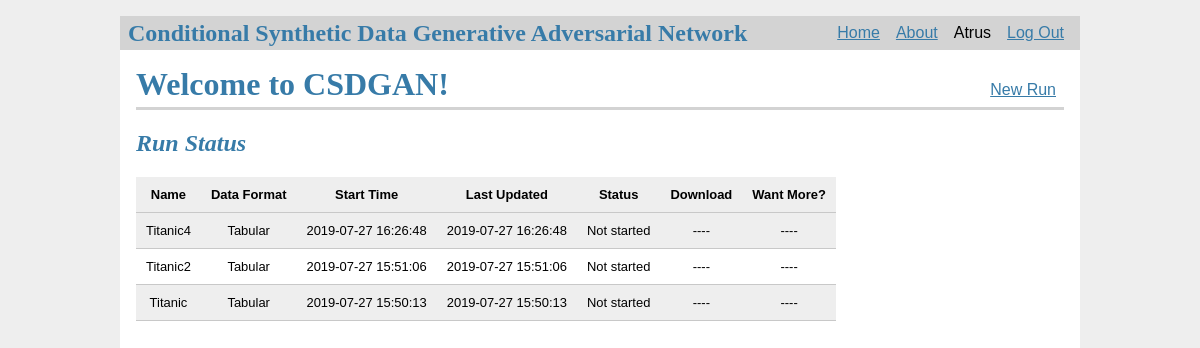
Page / (signed in) on the earlier database version.
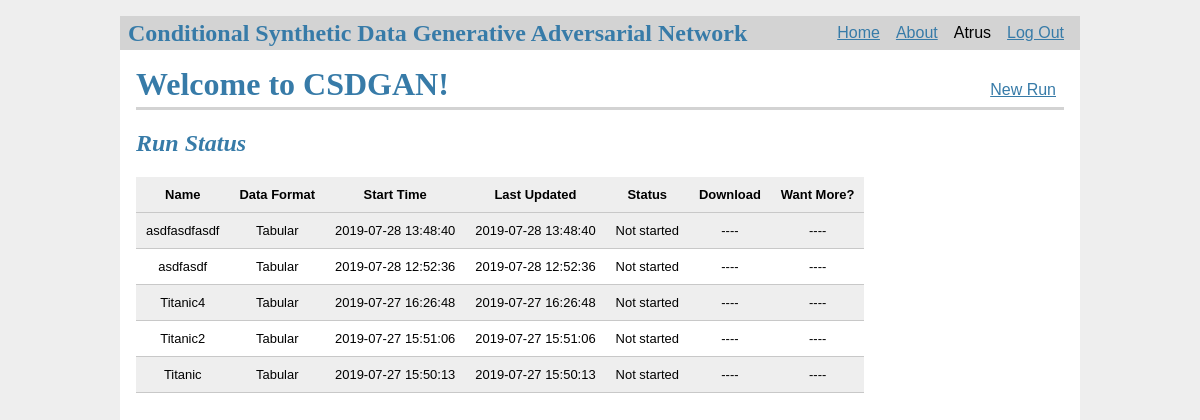
Same page on the later database version.
### tables this page shows
CREATE TABLE user (
  id INTEGER PRIMARY KEY AUTOINCREMENT,
  username TEXT UNIQUE NOT NULL,
  password TEXT NOT NULL,
  last_login TIMESTAMP NOT NULL,
  num_logins INTEGER NOT NULL
);

CREATE TABLE run (
  id INTEGER PRIMARY KEY AUTOINCREMENT,
  title TEXT NOT NULL,
  user_id INTEGER NOT NULL,
  start_time TIMESTAMP NOT NULL DEFAULT CURRENT_TIMESTAMP,
  end_time TIMESTAMP,
  format TEXT NOT NULL,
  filesize INTEGER NOT NULL,
  FOREIGN KEY (user_id) REFERENCES user (id)
);

### src/home.py (the view)
@bp.route('/')
def index():
    if g.user:
        runs = query_all_runs(session['user_id'])
        if len(runs) > 0:
            return render_template('home/index.html', runs=runs, logged_in=True)
        else:
            return render_template('home/index.html', logged_in=True)
    else:
        return render_template('home/index.html', logged_in=False)

### src/auth.py (called while the page is built)
@bp.before_app_request
def load_logged_in_user():
    user_id = session.get('user_id')
    if user_id is None:
        g.user = None
    else:
        g.user = get_db().execute(
            'SELECT * FROM user WHERE id = ?', (user_id,)
        ).fetchone()

### src/db.py (called while the page is built)
def get_db():
    if 'db' not in g:
        g.db = sqlite3.connect(
            current_app.config['DATABASE'],
            detect_types=sqlite3.PARSE_DECLTYPES
        )
        g.db.row_factory = sqlite3.Row
    return g.db

def query_all_runs(user_id):
    result = get_db().execute(
        'SELECT run.title, run.start_time, run.format, status.update_time, status_info.descr '
        'FROM run '
        'LEFT JOIN ('
        '   SELECT a.run_id, a.status_id, a.update_time FROM status as a '
        '   INNER JOIN ('
        '       SELECT run_id, max(status_id) as status_id FROM status GROUP BY run_id'
        '   ) as b on a.run_id = b.run_id and a.status_id = b.status_id'
        ') as status on run.id = status.run_id '
        'LEFT JOIN status_info on status.status_id = status_info.id '
        'WHERE run.user_id = ? '
        'ORDER BY status.update_time DESC',
        (user_id,)
    ).fetchall()
    return result

### src/templates/home/index.html
{% extends 'base.html' %}
{% block header %}
<h1>{% block title %}Welcome to CSDGAN!{% endblock %}</h1>
{% if g.user %}
<a class="action" href="{{ url_for('home.create') }}">New Run</a>
{% endif %}
{% endblock %}
{% block content %}
<h2>Run Status</h2>
{% if not logged_in %}
<p>It doesn't look like you are logged in yet. <a href="{{ url_for('auth.login') }}">Click here</a> to log in or
    <a href="{{ url_for('auth.register') }}">here</a> to register if you haven't already.</p>
{% elif runs is not defined %}
<p>It doesn't look like you have any runs yet. <a href="{{ url_for('home.create') }}">Click here</a> to get started!</p>
{% else %}
<table border="1" class="dataframe">
    <thead>
    <tr style="text-align: right;">
        <th>Name</th>
        <th>Data Format</th>
        <th>Start Time</th>
        <th>Last Updated</th>
        <th>Status</th>
        <th>Download</th>
        <th>Want More?</th>
    </tr>
    </thead>
    <tbody>
    {% for run in runs %}
    <tr>
        <td>{{ run.title }}</td>
        <td>{{ run.format }}</td>
        <td>{{ run.start_time }}</td>
        <td>{{ run.update_time }}</td>
        <td>{{ run.descr }}</td>
        {% if 'Data available' in run.descr %}
        <td>Download Data</td>
        <td>Generate More Data</td>
        {% else %}
        <td>----</td>
        <td>----</td>
        {% endif %}
    </tr>
    {% endfor %}
    </tbody>
</table>
{% endif %}
{% endblock %}

### src/templates/base.html (shortened to what this page needs)
<!doctype html>
<link rel="stylesheet" href="{{ url_for('static', filename='style.css') }}">
<nav>
    <h1>Conditional Synthetic Data Generative Adversarial Network</h1>
    <ul>
        <li><a href="{{ url_for('home.index') }}">Home</a>
        <li><a href="{{ url_for('about.about') }}">About</a>
            {% if g.user %}
        <li><span>{{ g.user['username'] }}</span>
        <li><a href="{{ url_for('auth.logout') }}">Log Out</a>
            {% else %}
        <li><a href="{{ url_for('auth.register') }}">Register</a>
        <li><a href="{{ url_for('auth.login') }}">Log In</a>
            {% endif %}
    </ul>
</nav>
<section class="content">
    <header>
        {% block header %}{% endblock %}
    </header>
    {% block content %}{% endblock %}
</section>

### src/static/style.css (style rules this page uses)
a, h1, h2 { color: #377ba8; }
h1, h2 { font-family: serif; margin 1rem 0; }
h1 { font-size: xx-large; }
h2 { font-size: x-large; font-style: italic; }
nav { background: lightgray; display: flex; align-items: center; padding: 0 0.5rem; }
nav h1 { flex: auto; margin: 0; font-size: x-large }
nav ul { display: flex; list-style: none; margin: 0; padding: 0; white-space:nowrap; }
nav ul li a, nav ul li span, header .action { display: block; padding: 0.5rem; }
.content { padding: 0 1rem 1rem; }
.content > header { border-bottom: 3px solid lightgray; display: flex; align-items: flex-end; }
.content > header h1 { flex: auto; margin: 1rem 0 0.25rem 0; }
.content:last-child { margin-bottom: 0; }
table.dataframe, .dataframe th, .dataframe td { border: none; border-bottom: 1px solid #C8C8C8; border-collapse: collapse; text-align:center; padding: 10px; margin-bottom: 40px; font-size: 0.9em; }
tr:nth-child(odd) { background-color:#eee; }
tr:nth-child(even) { background-color:#fff; }

Differences in the rows shown:
added run: title "asdfasdfasdf", format "Tabular", start_time "2019-07-28 13:48:40", update_time "2019-07-28 13:48:40", descr "Not started"
added run: title "asdfasdf", format "Tabular", start_time "2019-07-28 12:52:36", update_time "2019-07-28 12:52:36", descr "Not started"
